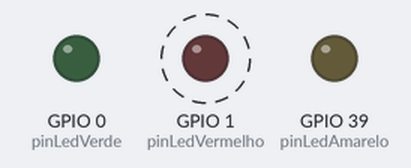
A program run on a simulated ESP32-S3. Parts: output pins drawn as LEDs (lit = HIGH). Dashed ring = blinking.

Above: at 0.2 s.
Timing chart, 0 to 3.0 s (numbered marks = the images above):
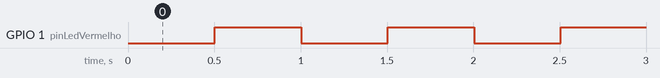

The program:

main.cpp
```cpp
#include <Arduino.h>

const int pinLedVermelho = 1;
const int pinLedVerde = 0;
const int pinLedAmarelo = 39;
const int umSegundo = 1000;

void setup()
{
  Serial.begin(9600);
  pinMode(pinLedVermelho, OUTPUT);
  pinMode(pinLedVerde, OUTPUT);
  pinMode(pinLedAmarelo, OUTPUT);
}

void loop()
{
  unsigned long agora = millis();
  static unsigned long tempoInicial = 0;
  static bool estadoLedVermelho = 0;
  static bool estadoLedVerde = 0;
  static bool estadoLedAmarelo = 0;
  static int contador = 0;
  static int tempoPisca = 500;


  if (agora>tempoInicial + tempoPisca)
{
  estadoLedVermelho = !estadoLedVermelho;
  tempoInicial=agora;
}
  digitalWrite(pinLedVermelho, estadoLedVermelho);

}
```

Measured:
- by itself, GPIO 1 (pinLedVermelho): alternates HIGH for 0.50 s and LOW for 0.50 s
